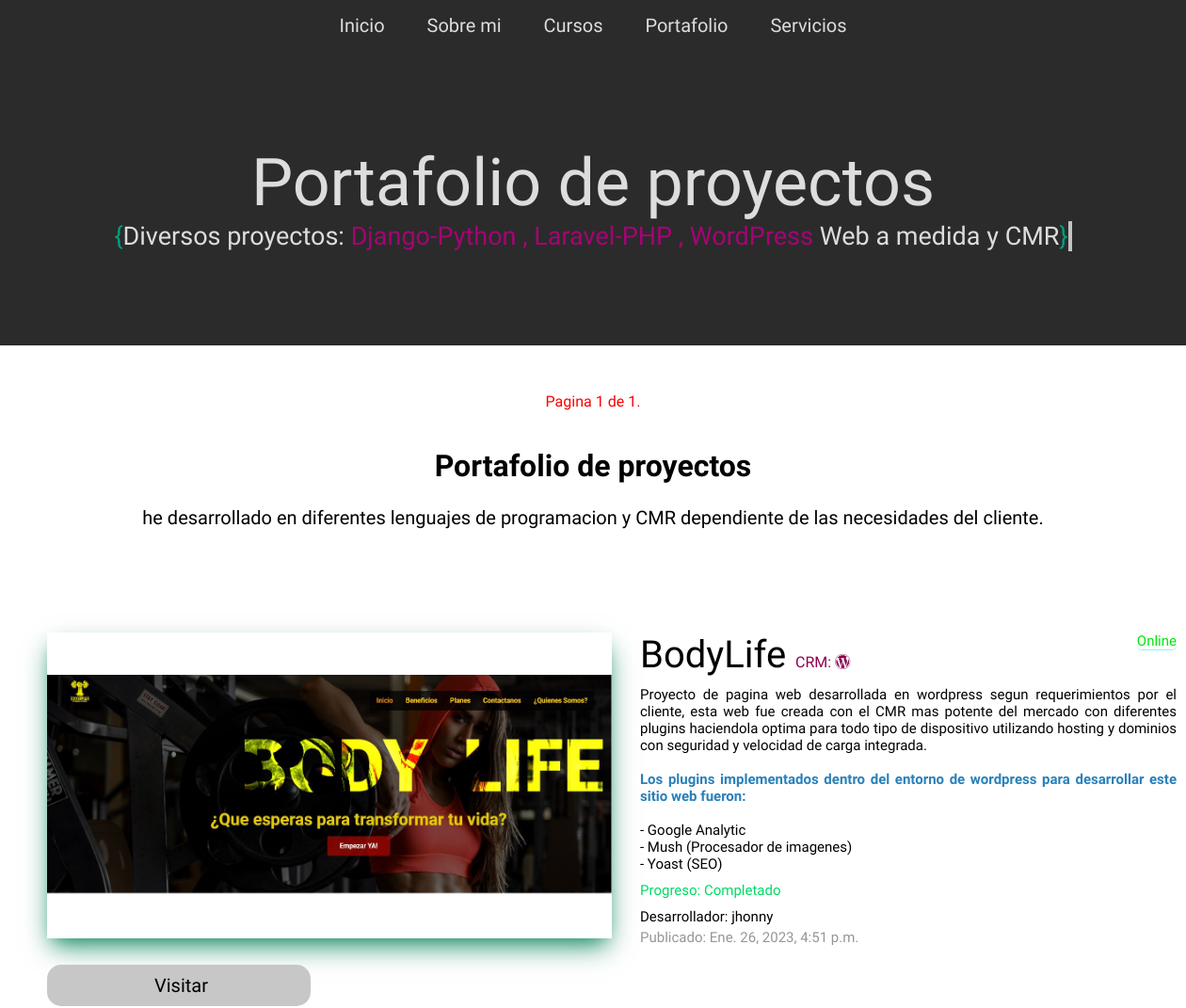
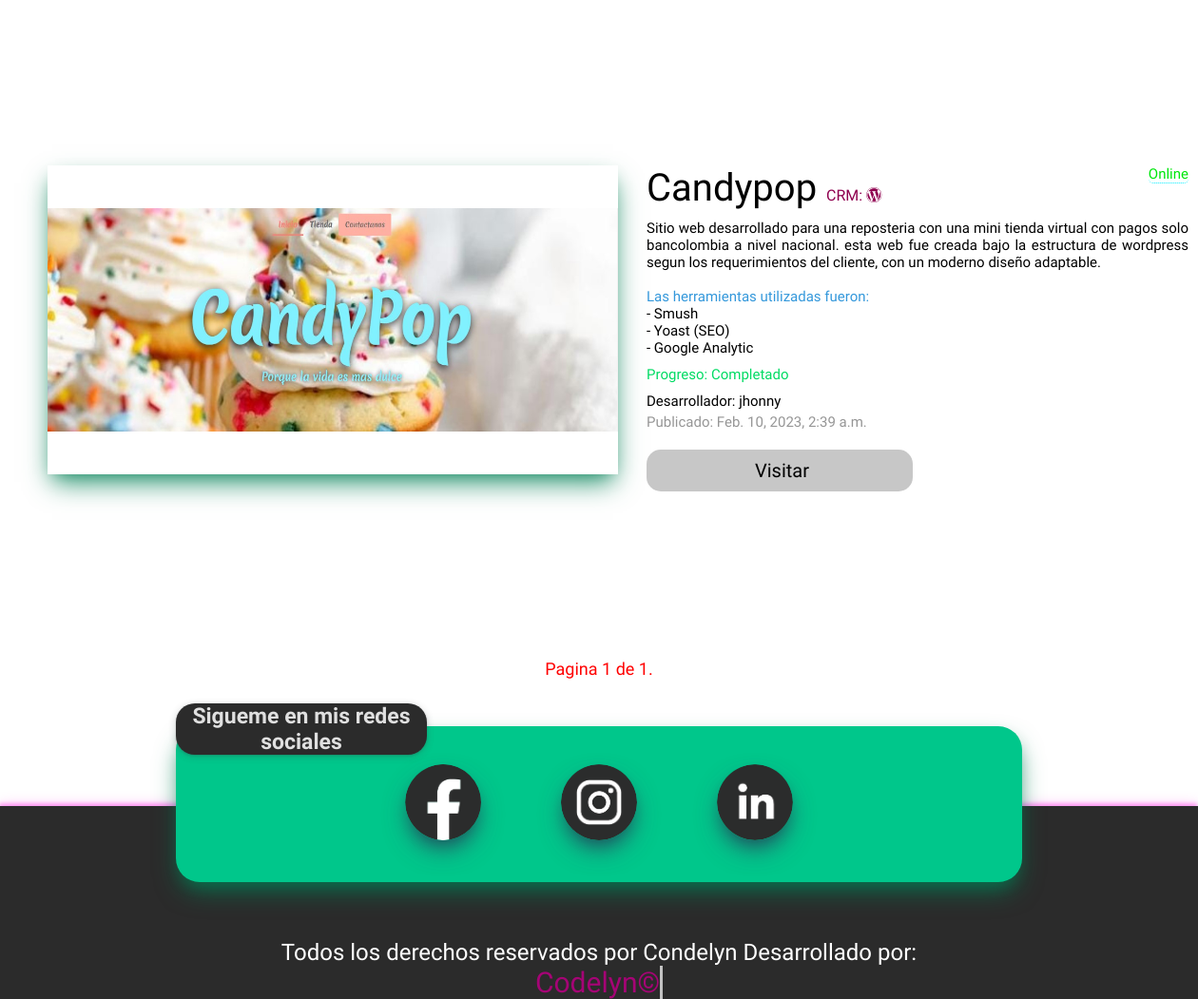
The app's page /portafolio?page=2, older data (2 pictures, top to bottom).
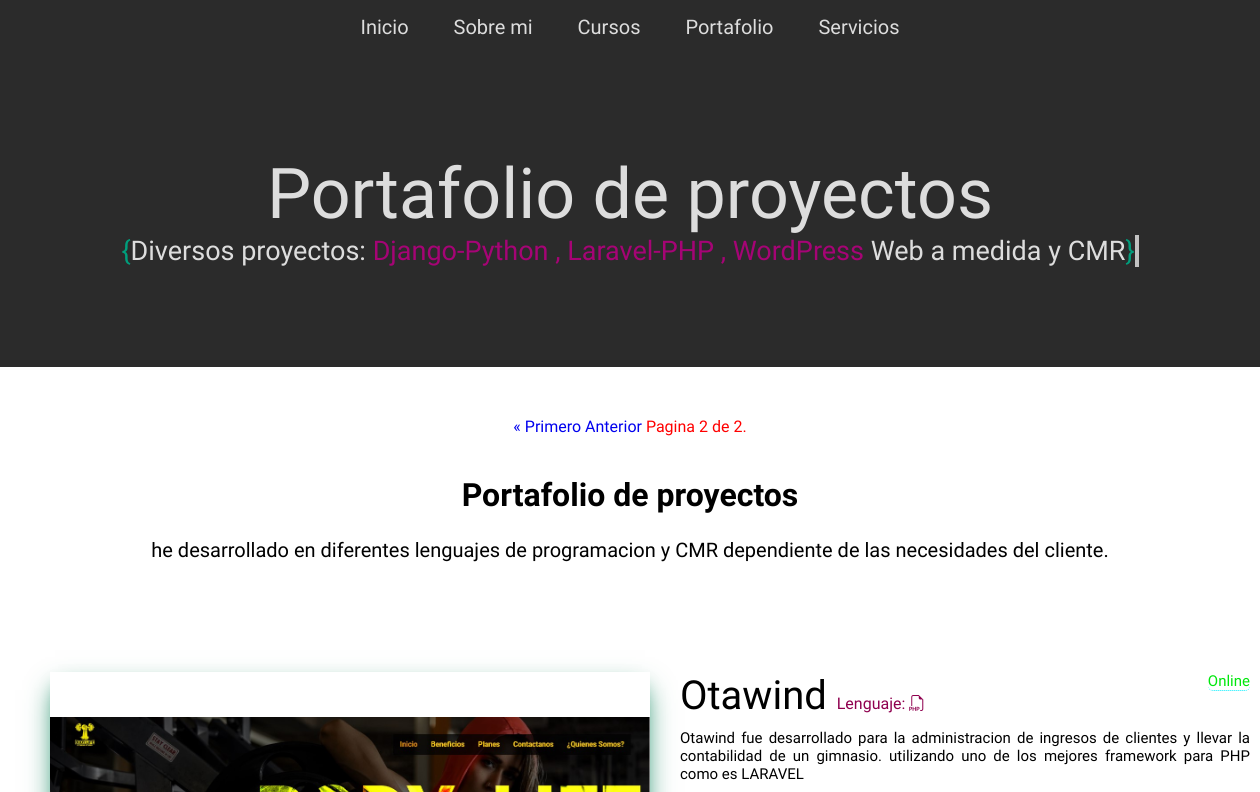
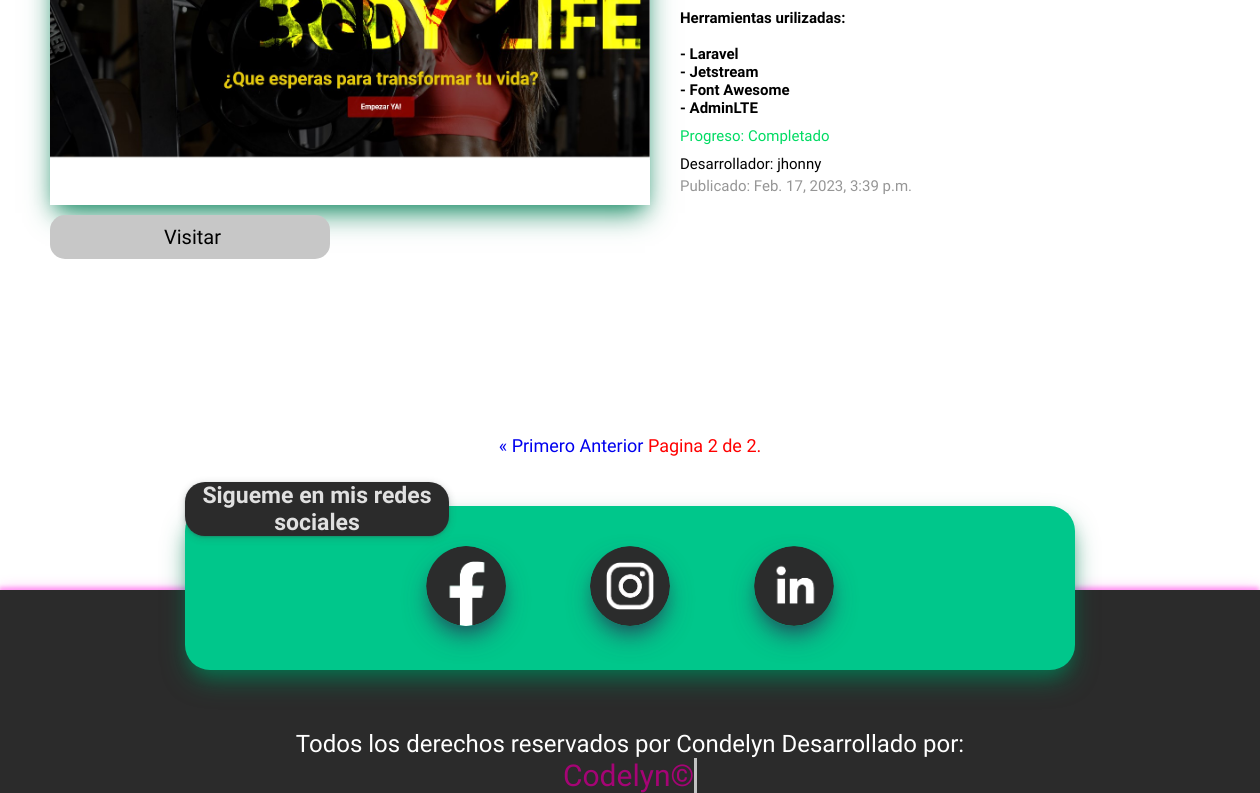
The same page, newer data (2 pictures, top to bottom).
### portafolio/models.py (models this page shows, shortened)
class Page(models.Model):
    title = models.CharField(max_length=100, verbose_name="titulo")
    content = RichTextField(verbose_name="contenido")
    slug = models.CharField(unique=True, max_length=100, verbose_name="slug")
    visible = models.BooleanField(verbose_name="¿visible?")
    created_at = models.DateTimeField(auto_now=True, verbose_name="Creado el")
    updated_at = models.DateField(auto_now=True, verbose_name="Actualizado el")
    class Meta:
        verbose_name = "Página"
        verbose_name_plural = "Páginas"

class Proyect(models.Model):
    _id = models.BigAutoField(primary_key=True)
    name = models.CharField(max_length=200)
    lenguage = models.CharField(max_length=200)
    status = models.BooleanField(default=True, verbose_name="estado")
    user = models.ForeignKey(User, verbose_name="Desarrollador", on_delete=models.CASCADE)
    image = models.ImageField(default='null', upload_to="proyect")
    progress = models.BooleanField(default=True, verbose_name="progreso")
    slug = models.URLField(null=True, blank=True, default="https://", max_length=200, verbose_name="Enlace")
    description = RichTextField(verbose_name="descripcion")
    created_at = models.DateTimeField(auto_now_add=True, verbose_name="Fecha creacion")
    updated_at = models.DateTimeField(auto_now_add=True, verbose_name="Fecha actualizacion")
    class Meta:
        verbose_name = "Proyecto"
        verbose_name_plural = "Proyectos"

### portafolio/views.py (the view, shortened to what this page needs)
# urls.py: path('<str:slug>', views.page, name="page"),
def page(request, slug):
    lenguaje = {
        'Python': '<i class="bi bi-filetype-py"></i>',
        'Wordpress': '<i class="bi bi-wordpress"></i>',
        'PHP': '<i class="bi bi-filetype-php"></i>',
        'Laravel': 'Laravel',
        'JavaScript': 'Javascript',
        'CSS': '<i class="bi bi-filetype-css"></i>',
    }
    articulos = Article.objects.all()
    paginator_articulos = Paginator(articulos, 3)
    page_number = request.GET.get('page')
    page_obj = paginator_articulos.get_page(page_number)
    proyectos = Proyect.objects.all()
    paginator = Paginator(proyectos, 2)
    page = request.GET.get('page')
    page_proyectos = paginator.get_page(page)
    perfiles = Perfil.objects.all()
    if slug == slug:
        page = Page.objects.get(slug=slug)
    else:
        return render(request, '404.html')
    cursos = Curso.objects.all()
    servicios = Service.objects.all()
    formulario = FormContact()
    return render(request, 'page.html', {
        "page": page,
        "proyectos": page_proyectos,
        "lenguaje": lenguaje,
        "articulos": page_obj,
        "cursos": cursos,
        "perfiles": perfiles,
        "servicios": servicios,
        "form": formulario,
    })

### portafolio/context_processors.py (called while the page is built)
def get_pages(request):
    pages = Page.objects.values_list('id', 'title', 'slug', 'visible')
    slugs = Page.objects.all()
    return {
        'pages': pages,
        'slugs': slugs,
    }

### portafolio/templates/page.html (shortened to what this page needs)
{% extends 'layout.html' %}
{% load static %}
{% block content %}
    {% if page.slug == 'portafolio' %}
    {% include 'paginacion.html' %}
        <div class="portafolio">
            <p>{{page.content|safe}}</p>
        </div>
        <div class="card_proyect">
            {% for proyecto in proyectos %}
                <ul>
                    <div class="card_proyect_content">
                        <img src="{{proyecto.image.url}}" alt="{{proyecto.title}}">
                        <div class="card_proyect_info">
                            {% if proyecto.status == 1 %}
                                    <div class="content_online"><span data-tooltip="Servicio Online" id="online">Online</span></div>
                                {% else %}
                                    <div class="content_offline"><span data-tooltip="Servicio Offline" id="offline">Offline</span></div>
                            {% endif %}
                            <li> {{proyecto.name}}
                                <span id="card_proyect_lenguage">
                                    {% if proyecto.lenguage == 'Wordpress' %}
                                            CRM: {{lenguaje.Wordpress|safe}}
                                    {% endif %}
                                    {% if proyecto.lenguage == 'PHP' %}
                                        Lenguaje: {{lenguaje.PHP|safe}}
                                    {% endif %}
                                </span>
                            </li>
                            <p id="card_proyect_description">{{proyecto.description|safe}}</p>
                            {% if proyecto.progress == 1 %}
                                <p id="progreso">Progreso: <span>Completado</span> </p>
                            {% else %}
                                <p id="progreso">Progreso: <span>En proceso</span> </p>
                            {% endif %}
                            <p id="card_proyect_date_dev">Desarrollador: {{proyecto.user}}</p>
                            <p id="card_proyect_date">Publicado: {{proyecto.created_at}}</p>
                            <a id="btn-visitar" href="{{proyecto.slug}}" target="_blank"> Visitar</a>
                        </div>
                    </div>
                </ul>
            {% endfor %}
            {% include 'paginacion.html' %}
        </div>
    {% endif %}
{% endblock %}

### portafolio/templates/layout.html (shortened to what this page needs)
{% load static %}
<!DOCTYPE html>
<html lang="en">
<head>
    <link rel="stylesheet" href="{% static '../static/css/styles.css' %}">
    <link rel="stylesheet" href="{% static '../static/css/styles_portafolio.css' %}">
    <link rel="stylesheet" href="{% static '../static/css/styles_cursos.css' %}">
    <link rel="stylesheet" href="{% static '../static/css/styles_sobremi.css' %}">
    <link rel="stylesheet" href="{% static '../static/css/styles_servicios.css' %}">
    <link rel="stylesheet" href="{% static '../static/css/styles_error.css' %}">
    <link rel="stylesheet" href="{% static '../static/css/styles_articulo.css' %}">
     <link href="{% static 'fontawesomefree/css/fontawesome.css' %}" rel="stylesheet" type="text/css">
     <link href="{% static 'fontawesomefree/css/brands.css' %}" rel="stylesheet" type="text/css">
     <link href="{% static 'fontawesomefree/css/solid.css' %}" rel="stylesheet" type="text/css">
    <link rel="stylesheet" href="https://cdn.jsdelivr.net/npm/bootstrap-icons@1.10.3/font/bootstrap-icons.css">
</head>
<body>
    <header>
        <nav class="menu">
            {% for page  in pages reversed %}
                {% if page.3 == True %}
                    <a href="{% url 'page' page.2 %}"> {{page.1}} </a>
                {% endif %}
            {% endfor %}
        </nav>
    </header>
    {% if page.slug == 'inicio' %}
        <section class="banner">
            <div class="content-banner">
                <h1 class="logotipo">Bienvenido, Soy Jhonny Salcedo</h1>
                <p class="descripcion"><span class="signo1">{</span>Ingeniero de sistemas <span class="full-stack">Desarrollador web</span> front-end <span class="signo2">}</span></p>
            </div>
        </section>
    {% elif page.slug == 'portafolio' %}
        <section class="banner">
            <div class="content-banner">
                <h1 class="logotipo">Portafolio de proyectos</h1>
                <p class="descripcion"><span class="signo1">{</span>Diversos proyectos: <span class="full-stack">Django-Python , Laravel-PHP , WordPress</span> Web a medida y CMR<span class="signo2">}</span></p>
            </div>
        </section>
    {% endif %}
    <div class="content">
            {% block content %}
            {% endblock %}
    </div>
        <section class="content-social">
            <div id="content-social-sigueme">
                <h3>Sigueme en mis redes sociales</h3>
            </div>
                <a href="https://www.facebook.com/profile.php?id=100085207243161" target="_blank"> <img id="logo-facebook" src="../static/images/facebook.png" alt=""> </a>
                <a href="https://www.linkedin.com/in/jhonny-salcedo-llanos-6b16a7232/" target="_blank"><img id="logo-instagram" src="../static/images/instagram.png" alt=""></a>
                <a href="https://www.linkedin.com/in/jhonny-salcedo-llanos-6b16a7232/" target="_blank"><img id="logo-linkedin" src="../static/images/linkedin.png" alt=""></a>
        </section>
    <footer>
        <p class="footer-message">
            Todos los derechos reservados por Condelyn
            Desarrollado por: </br><span class="copyRight"> Codelyn&copy; </span>
        </p>
    </footer>
</body>
</html>

### portafolio/templates/paginacion.html (shortened to what this page needs)
{% load static %}
<div class="paginacion">
    <span class="step-links">
        {% if  proyectos.has_previous %}
            <a href="?page=1">&laquo; Primero</a>
            <a href="?page={{  proyectos.previous_page_number }}">Anterior</a>
        {% endif %}
        <span class="current">
            Pagina {{  proyectos.number }} de {{  proyectos.paginator.num_pages }}.
        </span>
    </span>
</div>

### portafolio/static/css/styles.css (style rules this page uses)
[data-tooltip] { position:relative; border-bottom: 1px dotted rgb(0, 238, 255); cursor:pointer; }
[data-tooltip]::before { content : attr(data-tooltip); background-color:rgba(0, 0, 0, 0.75); color:rgb(255, 255, 255); -webkit-font-smoothing: antialiased; width:150px; padding:10px; height:auto; border-radius:3px; display:none; position:absolute; bottom:25px; left:calc(100% - 75%); pointer-events: none; z-index:99; }
[data-tooltip]::after { content:""; height:1px; width:1px; border:10px solid transparent; border-top-color:rgba(0,0,0,.75); position:absolute; bottom:4px; left:50%; display: none; }
* { margin: 0px; padding: 0px; text-decoration: none; }
p { font-size: 12px; }
header { padding: 0 50px; background-color: #2b2b2b; justify-content: space-between; }
.banner { background-color: #2b2b2b; text-align: center; background-position: center; }
.content-banner .logotipo { font-weight: lighter; color:#ddd; padding-top: 100px; font-family: 'Inconsolata', monospace; font-size: 70px; }
.content-banner .descripcion { color: #ddd; font-family: 'Inconsolata', monospace; font-size: 27px; padding-bottom: 100px; }
.content-banner .descripcion .full-stack { color: #a50475; }
.content-banner .descripcion .signo1 { color: #009e7c; }
.content-banner .descripcion .signo2 { color: #009e7c; border-right: .15em solid #c2c2c2; animation: blink 1s steps(1) infinite; }
.menu { text-align: center; width: 100%; height: 30px; padding-top: 15px; padding-bottom: 8px; background-color: #2b2b2b; }
.menu a { font-family: 'Inconsolata', monospace; font-size: 20px; color: #ddd; padding: 20px; }
.content { height: 100%; padding: 50px 50px; justify-content: center; text-align: center; font-family: 'Inconsolata', monospace; }
.content-social { padding-top: 40px; margin: 0 auto; justify-content: space-between; background-position: center; width:890px; height: 124px; position: relative; margin-bottom: -80px; text-align: center; box-shadow: rgba(0, 128, 85, 0.8) 0px 13px 27px -5px, rgba(0, 128, 85, 0.5) 0px 8px 16px -8px; background-color: #00c78b; border-radius: 25px; font-family: 'Inconsolata', monospace; }
.content-social img { width: 80px; height: 80px; border-radius: 50%; margin-left: 40px; margin-right: 40px; box-shadow: rgba(50, 50, 93, 0.75) 0px 13px 27px -5px, rgba(0, 0, 0, 0.3) 0px 8px 16px -8px; }
.content-social #content-social-sigueme { background: #2b2b2b; width: 264px; color: #e0e0e0; display: block; top: -24px; border-radius: 20px; position: absolute; margin-bottom:40px; box-shadow: rgba(60, 64, 67, 0.3) 0px 1px 2px 0px, rgba(60, 64, 67, 0.15) 0px 2px 6px 2px; }
.content-social #content-social-sigueme h3 { font-size: 23px; font-family: 'Inconsolata', monospace; }
footer { width: 100%; background-color: #2b2b2b; text-align: center; height: 100%; font-size: 16px; color: white; font-family: 'Inconsolata', monospace; box-shadow: rgb(255 0 224 / 32%) -1px -3px 4px 0px, rgb(255 0 224 / 32%) 0px 2px 16px 0px; }
.footer-message { color: #ffffff; padding-top: 140px; font-size: 24px; font-family: 'Inconsolata', monospace; }
.footer-message .copyRight { color:#a50475; font-size: 30px; border-right: .10em solid #c2c2c2; animation: blink 1s steps(1) infinite; }

Row changes from the older to the newer data that the page shows:
no longer on this page (row unchanged): Proyect: image (picture), status "Online", name "BodyLife", description "Proyecto de pagina web desarrollada en wordpress segun requerimientos por el cliente, esta web fue creada con el CMR mas potente del mercado con diferentes plugins haciendola optima para todo tipo de dispositivo utilizando hosting y dominios con seguridad y velocidad de carga integrada. Los plugins implementados dentro del entorno de wordpress para desarrollar este sitio web fueron: - Google Analytic - Mush (Procesador de imagenes) - Yoast (SEO)", shows "Progreso:", progress "Completado", user "jhonny", created_at "Ene. 26, 2023, 4:51 p.m."
no longer on this page (row unchanged): Proyect: image (picture), status "Online", name "Candypop", description "Sitio web desarrollado para una reposteria con una mini tienda virtual con pagos solo bancolombia a nivel nacional. esta web fue creada bajo la estructura de wordpress segun los requerimientos del cliente, con un moderno diseño adaptable. Las herramientas utilizadas fueron: - Smush - Yoast (SEO) - Google Analytic", shows "Progreso:", progress "Completado", user "jhonny", created_at "Feb. 10, 2023, 2:39 a.m."
added Proyect: image (picture), status "Online", name "Otawind", description "Otawind fue desarrollado para la administracion de ingresos de clientes y llevar la contabilidad de un gimnasio. utilizando uno de los mejores framework para PHP como es LARAVEL Herramientas urilizadas: - Laravel - Jetstream - Font Awesome - AdminLTE", shows "Progreso:", progress "Completado", user "jhonny", created_at "Feb. 17, 2023, 3:39 p.m."
Text that changed along with them:
{{ proyectos.number }}: "1 1" → "2 2"
{{ proyectos.paginator.num_pages }}: "1 1" → "2 2"
text now shown: "« Primero « Primero Anterior Anterior"
